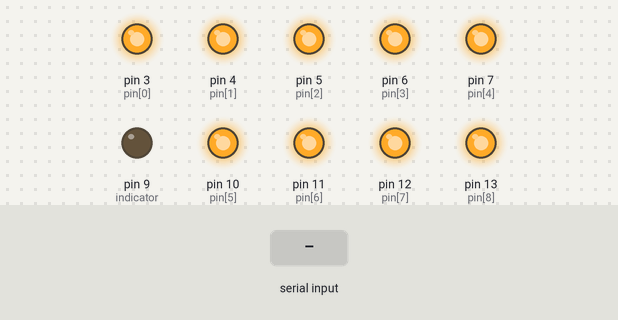
A sketch run on a simulated Arduino Uno, built with avr-gcc and run on an emulated ATmega328P. On the bench: output pins drawn as LEDs (lit = HIGH). The test bench sets the inputs (shaded band). What the sketch prints to the serial monitor is not drawn.

Above: at 1.2 s.
1.3 s: "90,45,200,10\n" received over Serial
At 3.2 s:
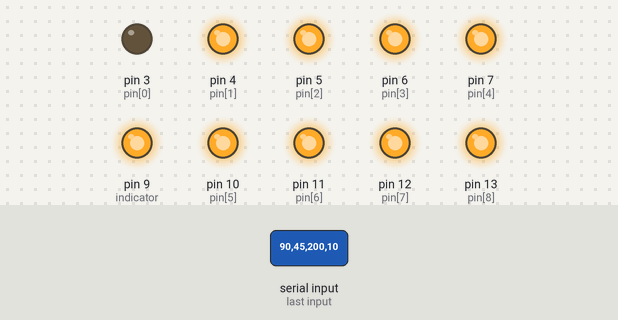
3.8 s: "90,45,200\n" received over Serial
At 5.1 s:
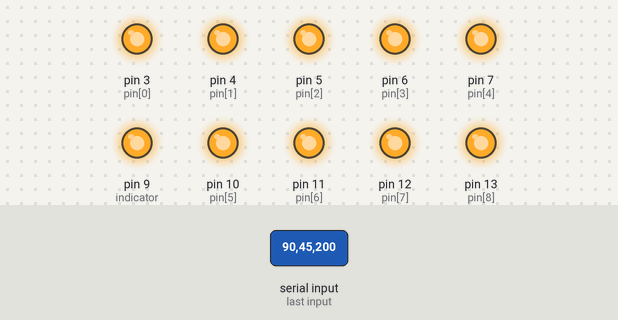
6.8 s: "30,150,10,200\n" received over Serial
At 8.6 s:
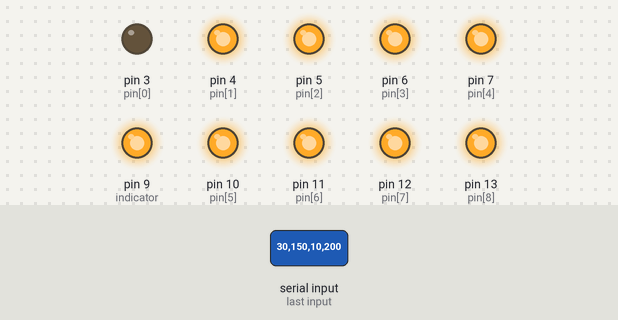
Timing chart, 0 to 10.1 s (numbered marks = the images above; inputs shaded):
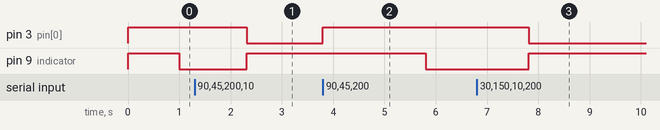

The sketch:

FlashingLightsSerialEditBlocks.ino
```cpp
/* Write an array of firing frequencies and pulse widths and change them with a computer

It can also flip the array of flashing lights if desired

Blocks of stimuli (e.g. flashing lights for 15 seconds out of every 5 minutes)

 For the below code, the following convention is used:
 Frequencies are in Hz
 Pulse widths are in milliseconds

 The LED array is indexed as follows:
  _________________________________
 |  3   4   3   4   1   2   1   2  |
 |  3   4   3   4   1   2   1   2  |
 |  3   4   3   4   1   2   1   2  |
 | Crickmore Lab / HMS Instr.      |
 |_________________________________|


 NOTE: The Buckpuck interpets a high control voltage as
 off and a low control voltage as on. It's stupid, but it
 probably made life easier for the guy who designed it. Oh
 well. Anyways, that explains why the digital write commands
 seem backwards.

 Stephen Thornquist June 28 2014
 */

  // indicator is the pin corresponding to the indicator LED
const int indicator = 9;
const int numPins = 9;

// This line is to map the schematized well number above onto the right entry in the pin array
// wellMap's nth entry is the index of Well #n in the array pin. It basically
// exists to make up for my sloppy wiring job. When I make a PCB I can fix this
// to make it better.

int wellMap[numPins+1] = {9,5,4,7,6,3,8,2,1,0};
int pin[numPins] = {3,4,5,6,7,10,11,12,13};
// Timescale says how many of our selected timescale are in a second
// so if we use microseconds, we should switch this to 1000000
const int timescale = 1000;
// startTime is how long until it should start
unsigned long startTime = 00000;
// duration is how long the Arduino should run its protocol.
unsigned long duration = 120000000; // 2000 minutes
// endOfDays is when the protocol should end
unsigned long endOfDays = startTime + duration;
// Array of frequencies desired (in Hz)
// To tell a controller to be constantly off, input 0 for frequency
double freq[numPins] = {0,0,0,0,0,0,0,0,0};
// Array of pulse widths desired (in milliseconds)
// You don't need to worry about pulse width for constant
// LEDs.
double pulseWidth[numPins] = {90,80,70,60,50,40,30,20,10};

unsigned long lastOn[numPins]={ 0, 0, 0, 0, 0, 0, 0, 0, 0 };
int blockDur[numPins] = {0,0,0,0,0,0,0,0,0};
int blockTime[numPins] = {0,0,0,0,0,0,0,0,0};
int hasStarted = 0;
unsigned long blockOn[numPins] = {0,0,0,0,0,0,0,0,0};

/* Load setup and initialize every pin as an output.
   Further, if the pin is set to be constant, initialize that.
*/
void setup() {
  Serial.begin(9600);
  for(int k = 0; k < numPins; k++){
    pinMode(pin[k],OUTPUT);
    digitalWrite(pin[k],HIGH);
  }
    hasStarted = 0;
    pinMode(indicator,OUTPUT);
    Serial.write("Arduino on");
    /* digitalWrite(indicator,HIGH);
    delay(1000);
    digitalWrite(indicator,LOW);
    hasStarted = 1; */
}

// Run this loop ad electrical nauseum
void loop() {
  unsigned long currentTime = millis();
  // Check to see if it's time to start or not and then turn on the light
  if((currentTime > startTime) && hasStarted == 0) {
    digitalWrite(indicator,HIGH);
    delay(1000);
    digitalWrite(indicator,LOW);
    hasStarted = 1;
    Serial.write("Starting expt!");
  }
  // The big loop checking whether each light should be on.
  if(currentTime > startTime && currentTime<endOfDays) {
    // Step through each pin, indexed from 0
    for(int pinScan = 0; pinScan < numPins; pinScan++){
      // See if this pin is supposed to be constantly off
      if(freq[pinScan]!=0) {
        // Now make sure the pin is supposed to be on
          // If it has been the pulse width since the last time the LED
          // was turned on, turn it off. Likewise, if it's been more than blockTime
          // since the block started, turn the light off (but only if blockDur isn't set to 0).
          if((currentTime-lastOn[pinScan]) > pulseWidth[pinScan] || ((((currentTime-startTime) - blockOn[pinScan]) > blockDur[pinScan]) && blockDur[pinScan] != 0)) {
            if(pinScan == 0) {
              digitalWrite(indicator,LOW);
            }
            digitalWrite(pin[pinScan], HIGH);
          }

          // If it's been timescale/frequency units of time since the LED
          // was last turned on, turn it on again. Then annotate
          // having done so by updating the lastOn array.
          if((double(currentTime - lastOn[pinScan])*freq[pinScan])>=timescale && ((currentTime-startTime) - blockOn[pinScan]) < blockDur[pinScan]){
            if(pinScan == 0) {
              digitalWrite(indicator,HIGH);
            }
            digitalWrite(pin[pinScan], LOW);
            lastOn[pinScan] = currentTime;
          }
          // Update the blockOn
          if (((currentTime-startTime) - blockOn[pinScan]) > blockTime[pinScan]) {
            blockOn[pinScan] = currentTime;
          }
      }
    }
  }
  if(currentTime > endOfDays) {
    digitalWrite(indicator, LOW);
    for(int pinScan = 0; pinScan < numPins; pinScan++) {
      digitalWrite(pin[pinScan], HIGH);
    }
  }
}

// For when something gets written to serial port
void serialEvent() {
  /* Freeze wells in the off state */
  for(int k = 0; k < numPins; k++){
    digitalWrite(pin[k],HIGH);
  }
  int inWell = Serial.parseInt();
  float inFreq = Serial.parseFloat();
  int inPW = Serial.parseInt();
  int bd = Serial.parseInt();
  int br = Serial.parseInt();
  int pinInd = wellMap[inWell];
  freq[pinInd] = inFreq;
  pulseWidth[pinInd] = inPW;
  blockDur[pinInd] = bd;
  blockTime[pinInd] = br;
}
```

Measured:
- after the input at 1.3 s, pin 3 (pin[0]): HIGH → LOW after 1.0 s; pin 9 (indicator): LOW → HIGH after 1.0 s
- after the input at 3.8 s, pin 3 (pin[0]): LOW → HIGH at once; pin 9 (indicator): HIGH → LOW after 2.0 s
- after the input at 6.8 s, pin 3 (pin[0]): HIGH → LOW after 1.0 s; pin 9 (indicator): LOW → HIGH after 1.0 s
